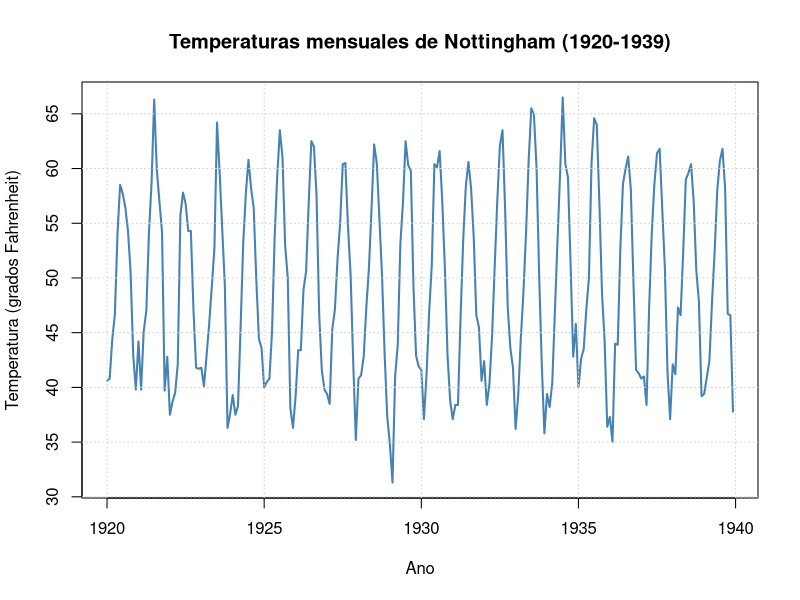
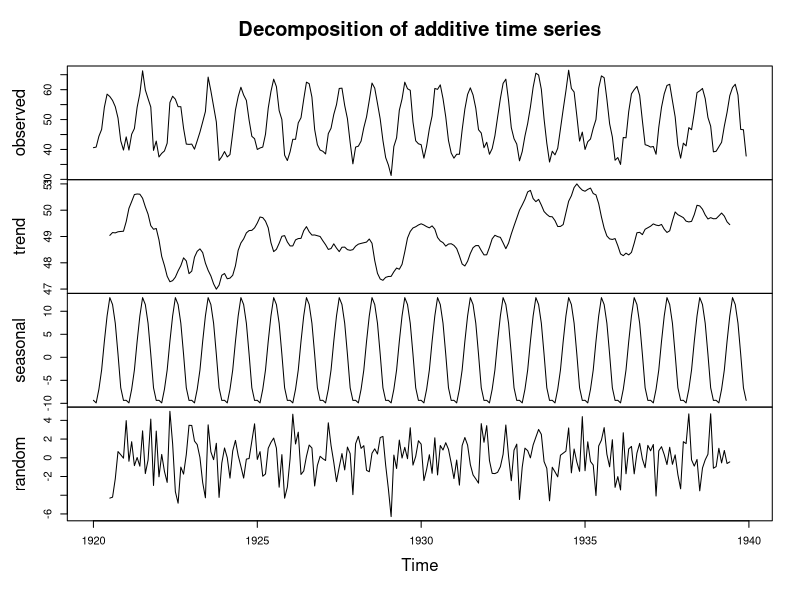
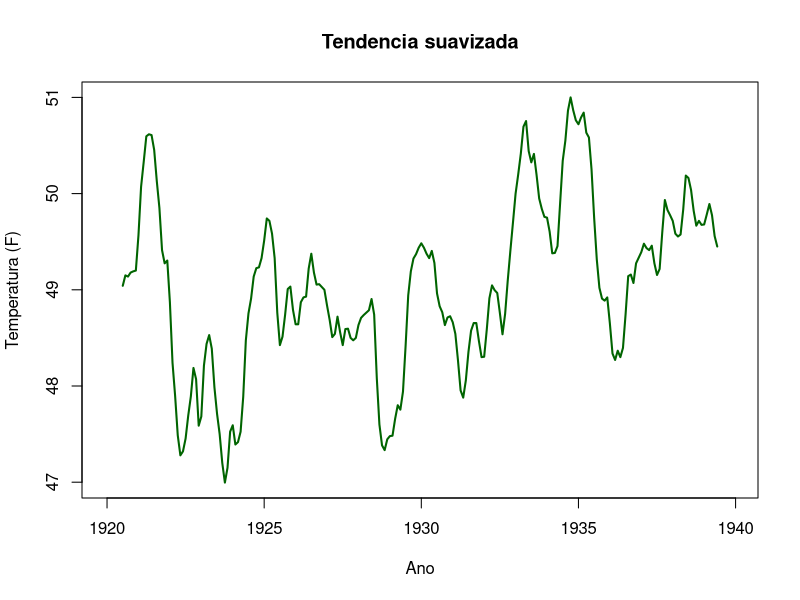
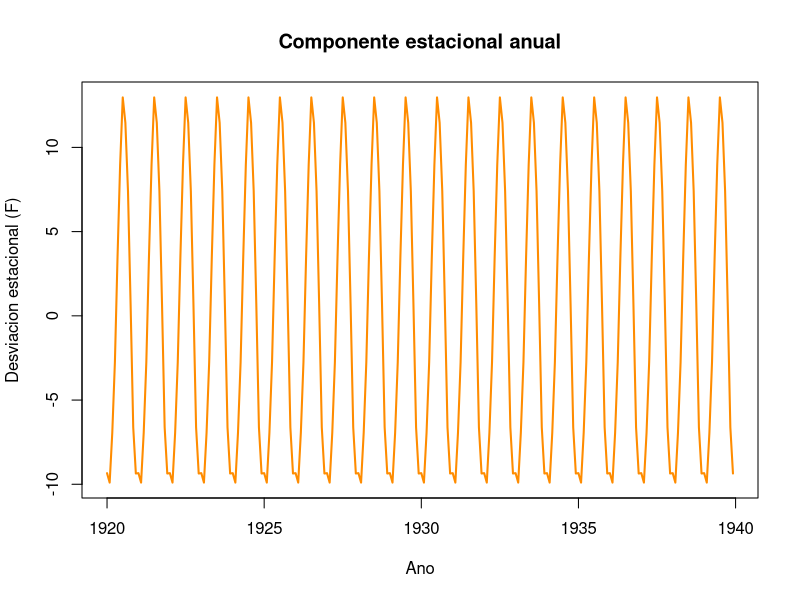
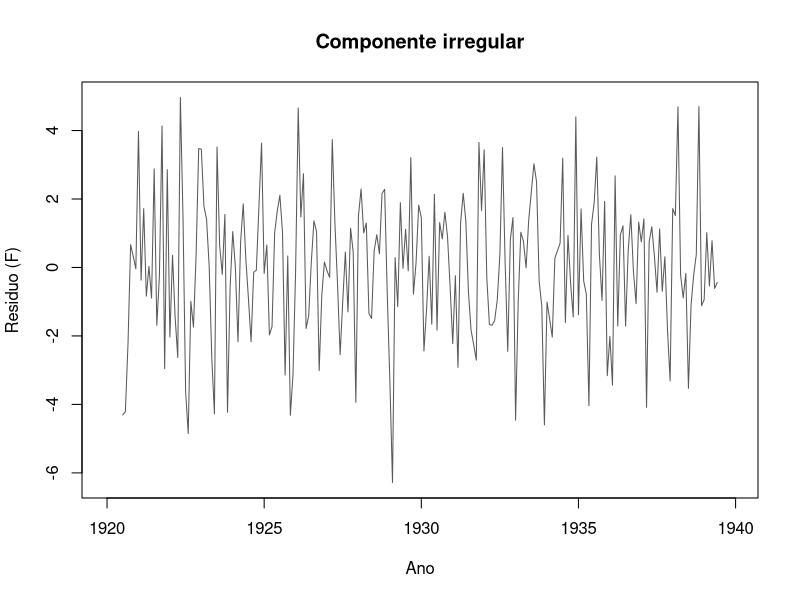
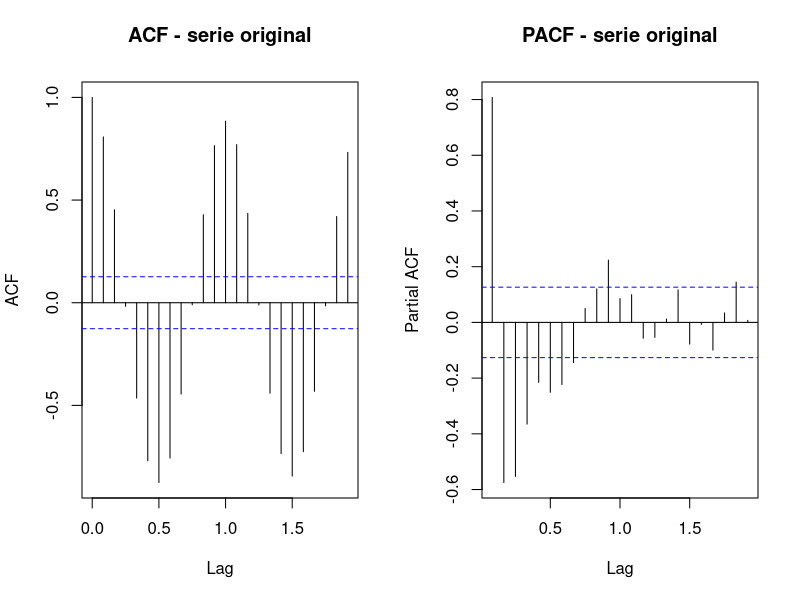
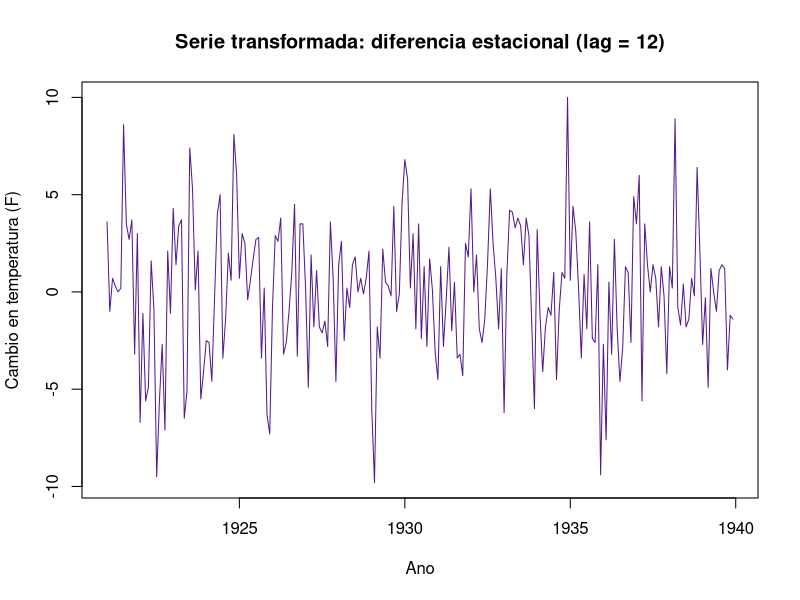
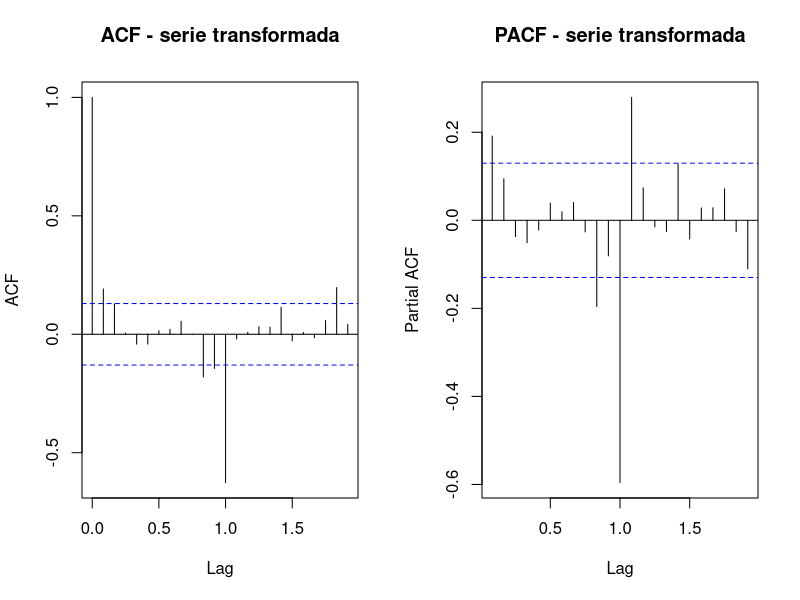

The R script that drew these images, in order:
# LAB: SERIES TEMPORALES CON NOTTEM (1920-1939)
# Dataset incluido en R: no se necesita archivo CSV.
# Se trabaja con temperaturas mensuales en grados Fahrenheit.
# Ejecucion: abrir este archivo en RStudio y pulsar Source.

# Paquete necesario para la prueba de Dickey-Fuller aumentada.
if (!requireNamespace("tseries", quietly = TRUE)) {
  install.packages("tseries", repos = "https://cloud.r-project.org")
}
library(tseries)

# 1. CARGA Y EXPLORACION (20 %)
data("nottem", package = "datasets")
serie <- nottem
cat("\n=== 1. CARGA Y EXPLORACION ===\n")
cat("Clase:\n"); print(class(serie))
cat("Estructura:\n"); str(serie)
cat("Resumen:\n"); print(summary(serie))
cat("Inicio: "); print(start(serie))
cat("Fin: "); print(end(serie))
cat("Frecuencia: "); print(frequency(serie))
cat("Observaciones: ", length(serie), "\n", sep = "")
cat("Media: ", round(mean(serie), 2), " F\n", sep = "")
cat("Desviacion estandar: ", round(sd(as.numeric(serie)), 2), " F\n", sep = "")
cat("Minimo: ", min(serie), " F; maximo: ", max(serie), " F\n", sep = "")
plot(serie, col = "steelblue", lwd = 2,
     main = "Temperaturas mensuales de Nottingham (1920-1939)",
     xlab = "Ano", ylab = "Temperatura (grados Fahrenheit)")
grid()
# La forma repetida cada ano sugiere estacionalidad anual.

# 2. TENDENCIA, ESTACIONALIDAD Y RESIDUOS (30 %)
cat("\n=== 2. DESCOMPOSICION ===\n")
# Modelo aditivo: oscilacion estacional aproximadamente estable en grados F.
descomposicion <- decompose(serie, type = "additive")
plot(descomposicion)
cat("Efecto estacional promedio por mes (enero-diciembre):\n")
print(round(descomposicion$figure, 2))
# Componentes por separado con unidades y fechas originales.
plot(descomposicion$trend, main = "Tendencia suavizada", xlab = "Ano",
     ylab = "Temperatura (F)", col = "darkgreen", lwd = 2)
plot(descomposicion$seasonal, main = "Componente estacional anual", xlab = "Ano",
     ylab = "Desviacion estacional (F)", col = "darkorange", lwd = 2)
plot(descomposicion$random, main = "Componente irregular", xlab = "Ano",
     ylab = "Residuo (F)", col = "gray35")
cat("Interpretacion: los cambios mensuales siguen un ciclo anual de temperaturas\n")
cat("mas altas en meses calidos y mas bajas en meses frios; la tendencia\n")
cat("se examina en el componente trend sin asumir una subida sostenida.\n")

# 3. ESTACIONARIEDAD (30 %)
cat("\n=== 3. ESTACIONARIEDAD ===\n")
par(mfrow = c(1, 2))
acf(serie, main = "ACF - serie original")
pacf(serie, main = "PACF - serie original")
par(mfrow = c(1, 1))
adf_original <- adf.test(serie, alternative = "stationary")
cat("ADF de la serie original:\n"); print(adf_original)
cat("Hipotesis nula de ADF: raiz unitaria (no estacionariedad).\n")
cat("p < 0.05 aporta evidencia contra la hipotesis nula,\n")
cat("pero no descarta por si sola una estacionalidad marcada.\n")

# Si el ADF original no rechaza la raiz unitaria, aplicar diferencia simple.
if (adf_original$p.value >= 0.05) {
  serie_transformada <- diff(serie, differences = 1)
  transformacion <- "primera diferencia (lag = 1)"
} else {
  # Aun con ADF significativo, se elimina la periodicidad anual
  # para comparar el efecto de la estacionalidad sobre la ACF.
  serie_transformada <- diff(serie, lag = frequency(serie), differences = 1)
  transformacion <- "diferencia estacional (lag = 12)"
}
cat("Transformacion aplicada: ", transformacion, "\n", sep = "")
plot(serie_transformada, main = paste("Serie transformada:", transformacion),
     xlab = "Ano", ylab = "Cambio en temperatura (F)", col = "purple4")
par(mfrow = c(1, 2))
acf(serie_transformada, main = "ACF - serie transformada")
pacf(serie_transformada, main = "PACF - serie transformada")
par(mfrow = c(1, 1))
adf_transformada <- adf.test(serie_transformada, alternative = "stationary")
cat("ADF de la serie transformada:\n"); print(adf_transformada)
comparacion_adf <- data.frame(
  Serie = c("Original", "Transformada"),
  Estadistico_ADF = c(unname(adf_original$statistic), unname(adf_transformada$statistic)),
  p_valor = c(adf_original$p.value, adf_transformada$p.value))
cat("Tabla comparativa ADF (antes/despues):\n")
print(comparacion_adf, row.names = FALSE)
cat("Resultado despues de transformar: ",
    if (adf_transformada$p.value < 0.05)
      "ADF rechaza raiz unitaria al 5%.\n"
    else "ADF no rechaza raiz unitaria al 5%.\n", sep = "")
# Una prueba ADF no garantiza que la serie carezca de estacionalidad.

# 4. VALORES ATIPICOS (20 %)
cat("\n=== 4. DETECCION DE POSIBLES OUTLIERS ===\n")
boxplot(as.numeric(serie), horizontal = TRUE, col = "lightblue",
        main = "Boxplot de temperaturas originales", xlab = "Temperatura (F)")
# Importante: temperaturas altas en verano o bajas en invierno pueden ser normales.
# Por ello buscamos puntos atipicos en los residuos de la descomposicion.
residuos <- descomposicion$random
res_validos <- as.numeric(residuos[!is.na(residuos)])
q <- quantile(res_validos, probs = c(0.25, 0.75))
rango_iqr <- unname(q[2] - q[1])
limite_inferior <- unname(q[1] - 1.5 * rango_iqr)
limite_superior <- unname(q[2] + 1.5 * rango_iqr)
indices_atipicos <- which(!is.na(residuos) &
                          (residuos < limite_inferior | residuos > limite_superior))
cat("Limites IQR para residuos: ", round(limite_inferior, 2), " y ",
    round(limite_superior, 2), " F\n", sep = "")
cat("Numero de posibles atipicos en residuos: ", length(indices_atipicos), "\n", sep = "")
plot(serie, main = "Posibles valores atipicos ajustados por estacionalidad",
     xlab = "Ano", ylab = "Temperatura (F)", col = "steelblue", lwd = 1.5)
if (length(indices_atipicos) > 0) {
  points(time(serie)[indices_atipicos], as.numeric(serie)[indices_atipicos],
         col = "red", pch = 19, cex = 1.1)
  tabla_atipicos <- data.frame(
    Ano = floor(time(serie)[indices_atipicos]),
    Mes = cycle(serie)[indices_atipicos],
    Temperatura_F = as.numeric(serie)[indices_atipicos],
    Residuo_F = round(as.numeric(residuos)[indices_atipicos], 2))
  print(tabla_atipicos, row.names = FALSE)
} else {
  cat("No se detectaron observaciones fuera del umbral IQR residual.\n")
}
legend("topright", legend = c("Temperatura observada", "Posible atipico (IQR residual)"),
       col = c("steelblue", "red"), lty = c(1, NA), pch = c(NA, 19), bty = "n", cex = 0.8)
cat("Interpretacion: los puntos rojos son candidatos estadisticos;\n")
cat("no se puede afirmar que sean errores sin contexto meteorologico adicional.\n")

# 5. CONCLUSIONES
cat("\n=== 5. CONCLUSIONES ===\n")
cat("La serie contiene temperaturas mensuales de Nottingham de 1920 a 1939.\n")
cat("Se observa una estacionalidad anual; la descomposicion aditiva permite\n")
cat("separarla de la tendencia de largo plazo y de la variacion irregular.\n")
cat("La ACF/PACF y las pruebas ADF documentan el comportamiento original\n")
cat("y el obtenido tras la transformacion indicada.\n")
cat("Los atipicos se buscaron en los residuos, evitando confundir los\n")
cat("meses calidos o frios normales con anomalías.\n")
